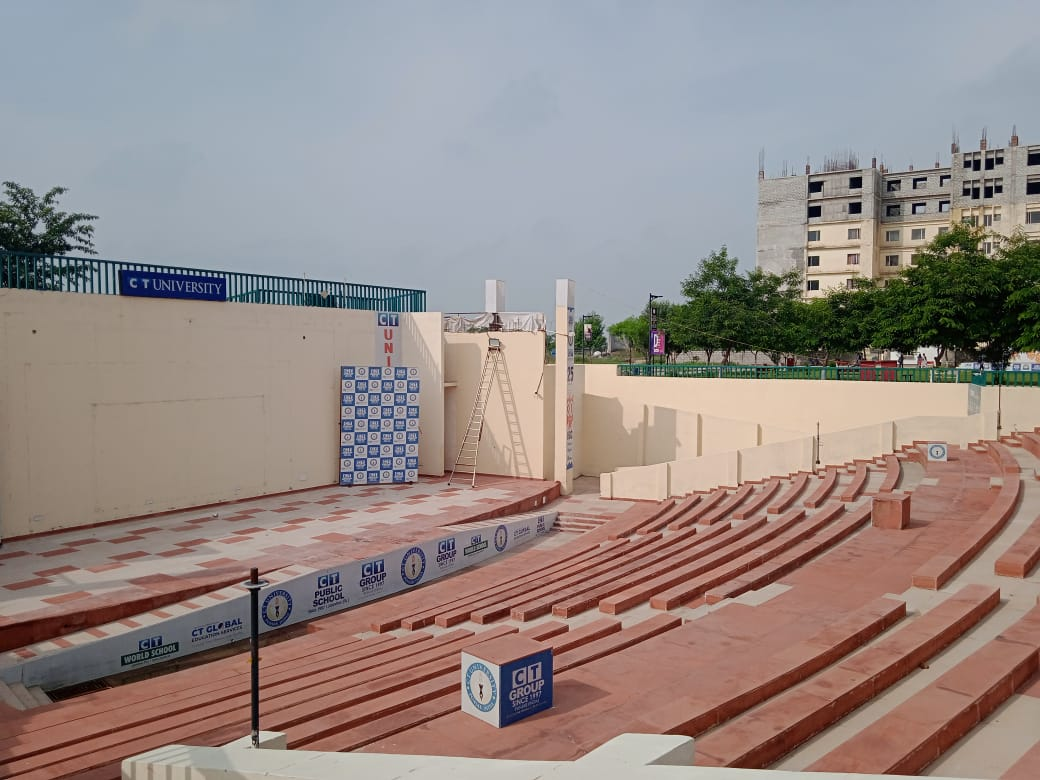
#> input picture image processing/img5.jpg, 1040 x 780 px
$ jupyter execute img4.ipynb
#> lines starting #> are read from the running program, lines starting #| are printed output that depends on the picture; after the words box and inside, x2 and y2 are one past the last pixel; in counts of white or black regions, pixels touching at a corner belong together
[cell 1]
import cv2
import matplotlib.pyplot as plt

img = cv2.imread('img5.jpg')
#> img is the input picture: shape (780, 1040, 3); mean B, G, R 133.7, 137.4, 149.8
plt.imshow(img, cmap = 'gray')
plt.show()
img_gray = cv2.cvtColor(img, cv2.COLOR_BGR2GRAY)
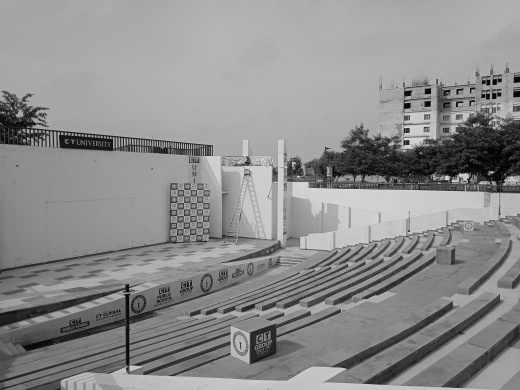
#> img_gray: shape (780, 1040) (shown at 1/2 size); min 0, max 241, mean 140.6
plt.imshow(img_gray, cmap = 'gray')
plt.show()

[cell 2]
blur = cv2.blur(img_gray,(6,6))
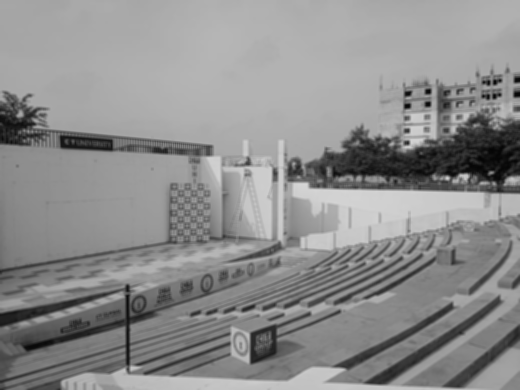
#> blur: shape (780, 1040) (shown at 1/2 size); min 4, max 214, mean 140.7
plt.imshow(blur, cmap = 'gray')
plt.show()

[cell 3]
sobelx = cv2.Sobel(img_gray, -1,1,0,ksize=5)
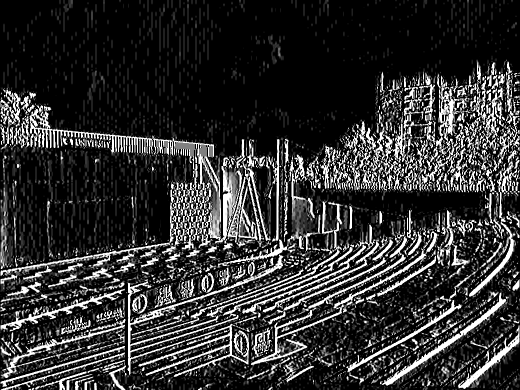
#> sobelx: shape (780, 1040) (shown at 1/2 size); min 0, max 255, mean 49.8
plt.imshow(sobelx, cmap = 'gray')
plt.show()
sobely = cv2.Sobel(img_gray, -1,1,0,ksize=5)
plt.imshow(sobely, cmap = 'gray')
plt.show()
sobelxy = cv2.addWeighted(sobelx,0.5,sobely,0.5,0)
plt.imshow(sobelxy, cmap = 'gray')
plt.show()

[cell 4]
import numpy as np
gradient_magnitude = np.sqrt(sobelx*2+sobely*2)
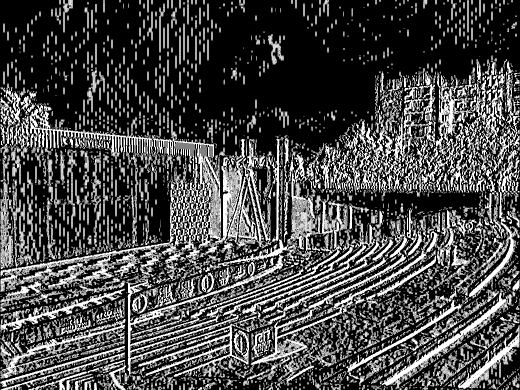
#> gradient_magnitude: shape (780, 1040) float16 (shown at 1/2 size); min 0, max 15.88, mean 4.52; drawn with min black and max white
plt.imshow(gradient_magnitude, cmap = 'gray')
plt.show()
gradient_direction = np.arctan2(sobely,sobelx)
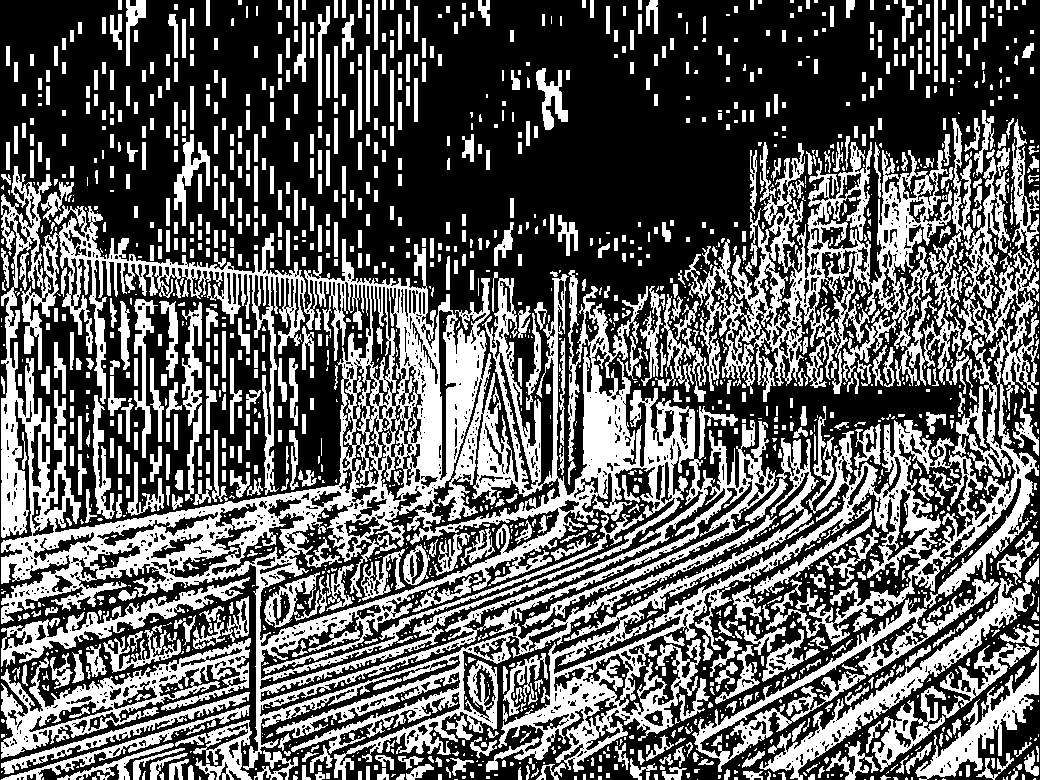
#> gradient_direction: shape (780, 1040) float16; values 0 (black) and 0.785 (white), 38.1% white; 2081 white regions (1137 under 20 px), largest, box (x1, y1, x2, y2) and area: (1, 166, 777, 780) 111077, (486, 119, 1039, 772) 38027, (684, 142, 965, 394) 21818
plt.imshow(gradient_direction, cmap = 'gray')
plt.show()

$ run again, with image processing/img2.jpg copied over image processing/img5.jpg
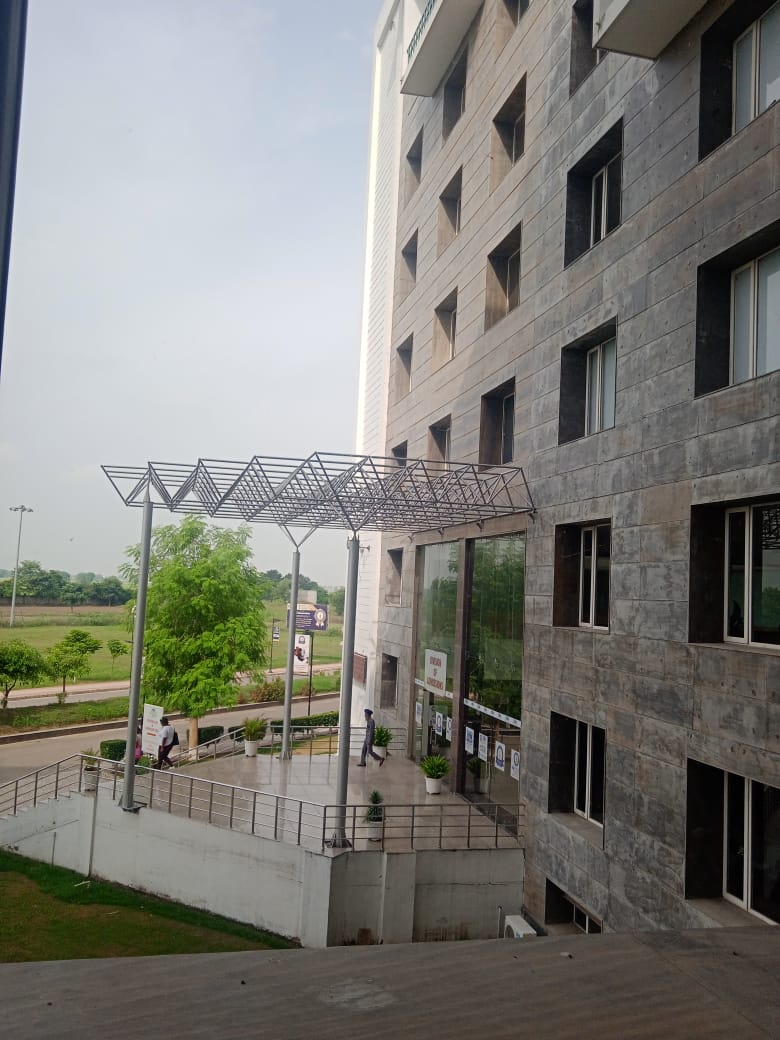
#> input picture image processing/img2.jpg, 780 x 1040 px
#> img is the input picture: shape (1040, 780, 3); mean B, G, R 119.1, 124.6, 125.2
#> `gradient_magnitude = np.sqrt(sobelx*2+sobely*2)`:
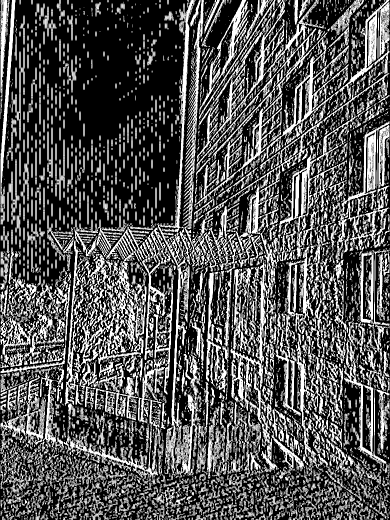
#> gradient_magnitude: shape (1040, 780) float16 (shown at 1/2 size); min 0, max 15.88, mean 5.25; drawn with min black and max white
#> `gradient_direction = np.arctan2(sobely,sobelx)`:
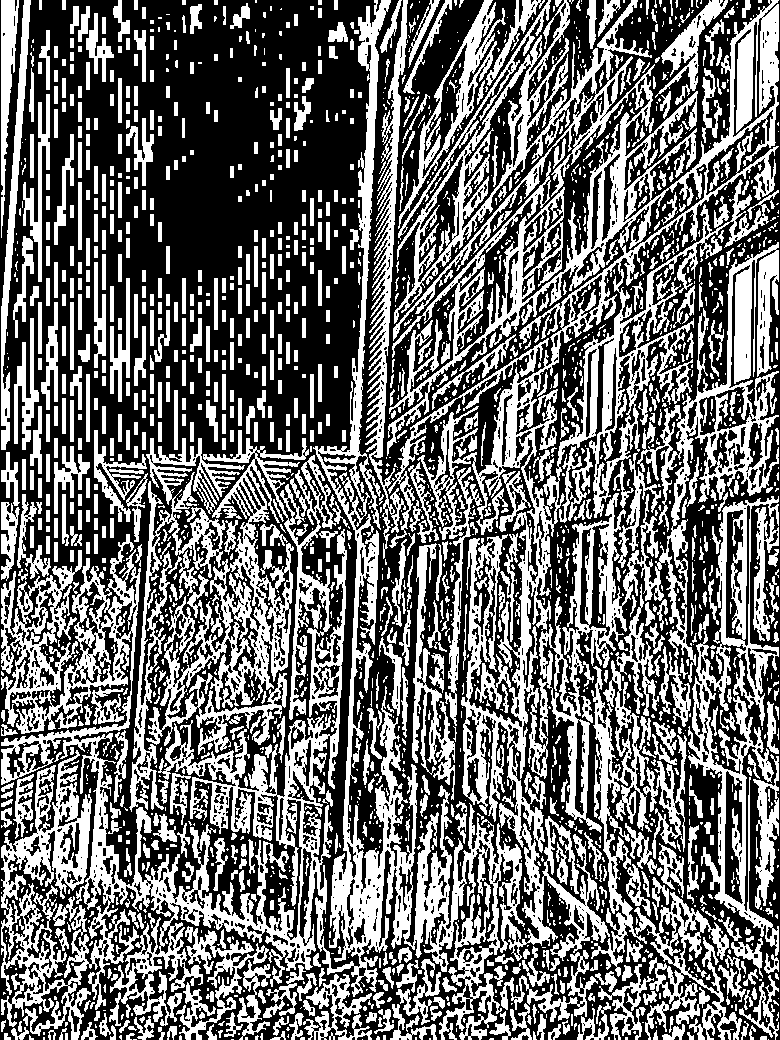
#> gradient_direction: shape (1040, 780) float16; values 0 (black) and 0.785 (white), 42.8% white; 2293 white regions (1345 under 20 px), largest, box (x1, y1, x2, y2) and area: (1, 0, 779, 1040) 183220, (591, 584, 742, 1040) 11831, (688, 496, 779, 956) 11586

$ run again, with image processing/img3.jpg copied over image processing/img5.jpg
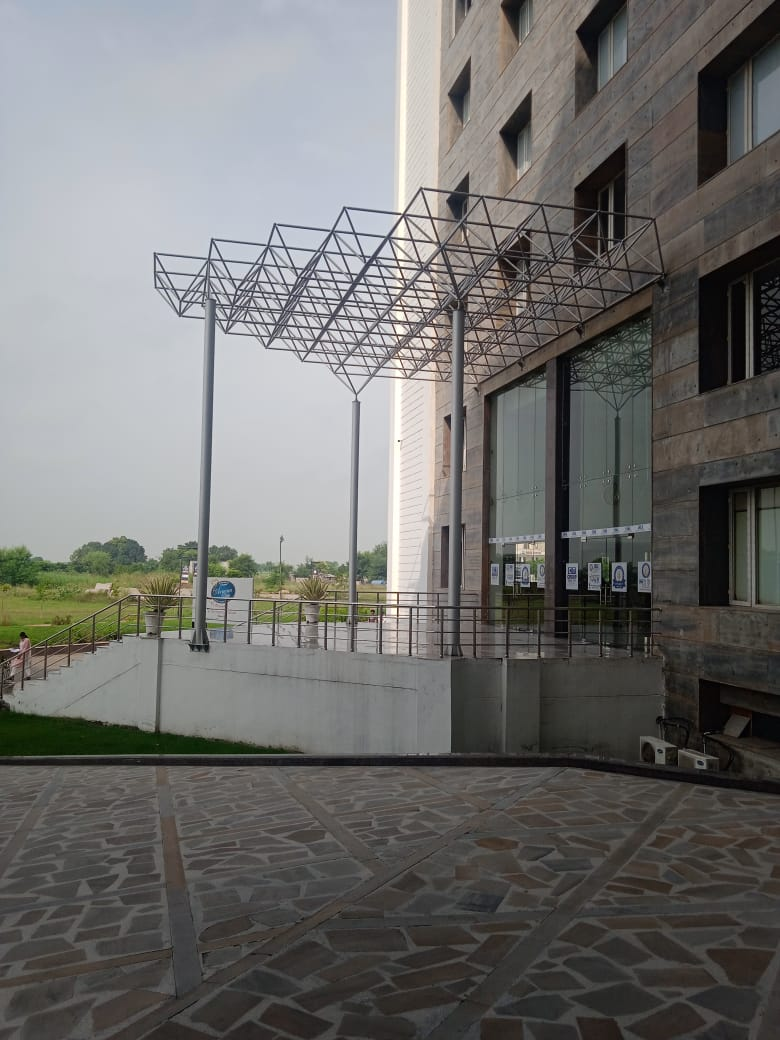
#> input picture image processing/img3.jpg, 780 x 1040 px
#> img is the input picture: shape (1040, 780, 3); mean B, G, R 109.6, 111.4, 111.9
#> `gradient_magnitude = np.sqrt(sobelx*2+sobely*2)`:
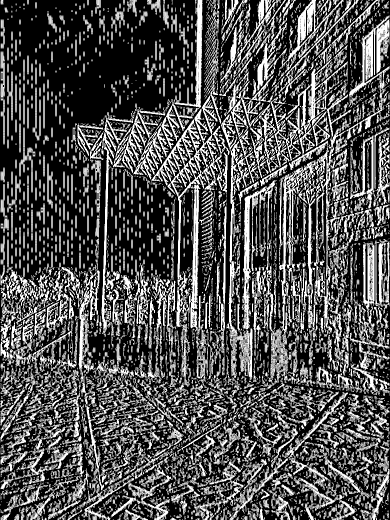
#> gradient_magnitude: shape (1040, 780) float16 (shown at 1/2 size); min 0, max 15.88, mean 5.05; drawn with min black and max white
#> `gradient_direction = np.arctan2(sobely,sobelx)`:
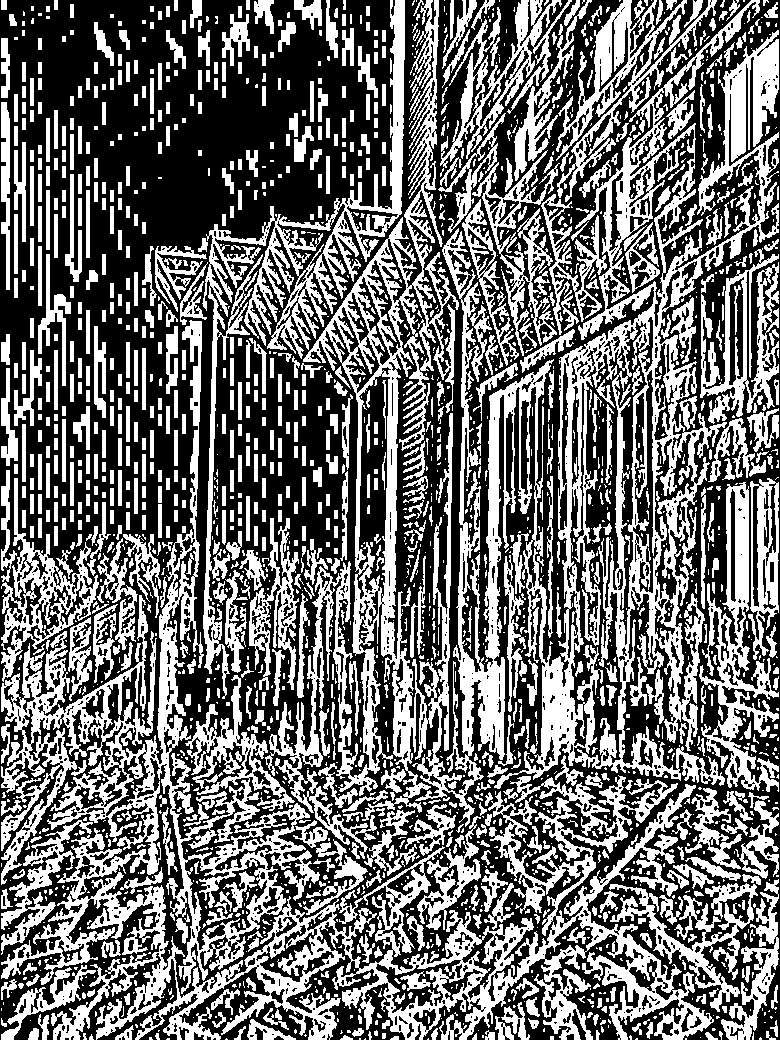
#> gradient_direction: shape (1040, 780) float16; values 0 (black) and 0.785 (white), 42.6% white; 2227 white regions (1270 under 20 px), largest, box (x1, y1, x2, y2) and area: (265, 0, 779, 859) 91983, (1, 320, 714, 1040) 76335, (202, 0, 405, 699) 14417
